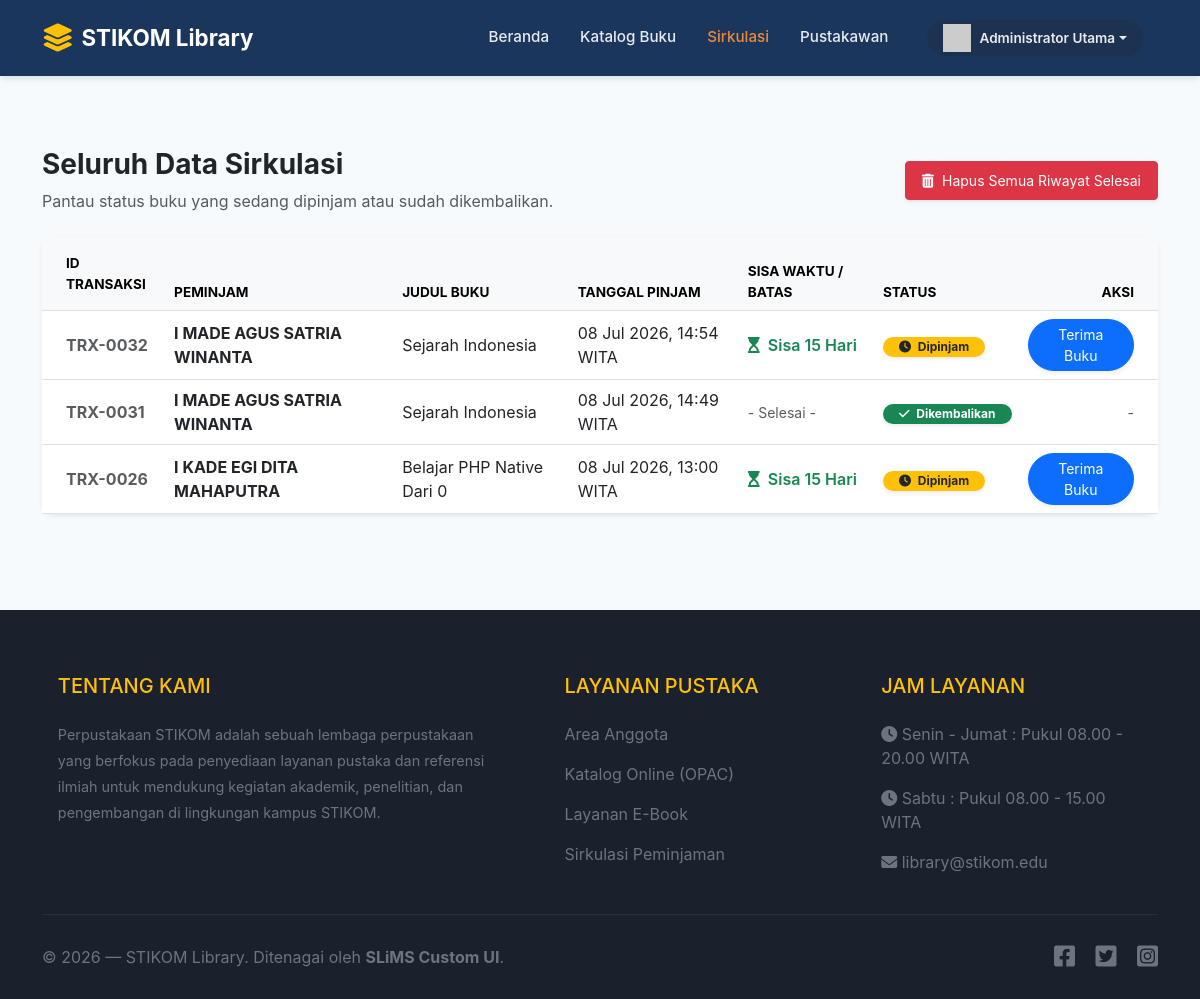
Screenshot of /peminjaman.php (signed in) with the database file from the repository.
### tables this page shows
CREATE TABLE loans (
    id INTEGER PRIMARY KEY AUTOINCREMENT, user_id INTEGER, 
    book_id INTEGER, tanggal_pinjam TEXT, status TEXT,
    FOREIGN KEY(user_id) REFERENCES users(id), FOREIGN KEY(book_id) REFERENCES books(id)
);

CREATE TABLE users (
    id INTEGER PRIMARY KEY AUTOINCREMENT, username TEXT UNIQUE, 
    password TEXT, nama_lengkap TEXT, role TEXT
, email TEXT);

CREATE TABLE books (
    id INTEGER PRIMARY KEY AUTOINCREMENT, judul TEXT, 
    pengarang TEXT, penerbit TEXT, stok INTEGER
);

### config.php (called while the page is built, shortened)
<?php
function isLoggedIn() {
    return isset($_SESSION['user_id']);
}
function hasRole($roles) {
    return isLoggedIn() && in_array($_SESSION['role'], (array)$roles);
}
?>

### peminjaman.php (the view, shortened to what this page needs)
<?php
require_once 'config.php';
if (hasRole(['Admin', 'Pustakawan'])) {
    $query = "SELECT l.*, b.judul, u.nama_lengkap FROM loans l JOIN books b ON l.book_id = b.id JOIN users u ON l.user_id = u.id ORDER BY l.id DESC";
    $stmt = $pdo->query($query);
} else {
    $query = "SELECT l.*, b.judul, u.nama_lengkap FROM loans l JOIN books b ON l.book_id = b.id JOIN users u ON l.user_id = u.id WHERE l.user_id = ? ORDER BY l.id DESC";
    $stmt = $pdo->prepare($query);
    $stmt->execute([$_SESSION['user_id']]);
}
$loans = $stmt->fetchAll();
$has_completed_loans = false;
foreach ($loans as $loan) {
    if ($loan['status'] === 'Dikembalikan') {
        $has_completed_loans = true;
        break;
    }
}
include 'header.php';
?>
<div class="container mt-5 mb-5 pt-4">
    <div class="row align-items-center mb-4">
        <div class="col-md-7">
            <h3 class="fw-bold text-dark">
                <?= hasRole(['Admin', 'Pustakawan']) ? 'Seluruh Data Sirkulasi' : 'Riwayat Peminjaman Anda' ?>
            </h3>
            <p class="text-muted mb-0">Pantau status buku yang sedang dipinjam atau sudah dikembalikan.</p>
        </div>
        <div class="col-md-5 text-md-end mt-3 mt-md-0">
            <?php if (hasRole(['Admin', 'Pustakawan']) && $has_completed_loans): ?>
                <form method="POST" onsubmit="return confirm('Apakah Anda yakin ingin menghapus SEMUA riwayat peminjaman yang sudah selesai/dikembalikan? Tindakan ini permanen.');" class="d-inline">
                    <button type="submit" class="btn btn-danger btn-sm px-3 py-2 shadow-sm">
                        <i class="fas fa-trash-alt me-1"></i> Hapus Semua Riwayat Selesai
                    </button>
                </form>
            <?php endif; ?>
        </div>
    </div>
    <div class="card border-0 shadow-sm" style="border-radius: 12px; background: #fff;">
        <div class="card-body p-0">
            <div class="table-responsive">
                <table class="table table-hover align-middle mb-0">
                    <thead class="table-light text-muted" style="font-size: 0.85rem; text-transform: uppercase;">
                        <tr>
                            <th class="ps-4 py-3">ID Transaksi</th>
                            <th>Peminjam</th>
                            <th>Judul Buku</th>
                            <th>Tanggal Pinjam</th>
                            <th>Sisa Waktu / Batas</th>
                            <th>Status</th>
                            <th class="text-end pe-4">Aksi</th>
                        </tr>
                    </thead>
                    <tbody>
                        <?php foreach($loans as $l): ?>
                        <tr>
                            <td class="ps-4 py-3 fw-bold text-muted">TRX-<?= sprintf("%04d", $l['id']) ?></td>
                            <td>
                                <div class="fw-bold text-dark"><?= htmlspecialchars($l['nama_lengkap']) ?></div>
                            </td>
                            <td><?= htmlspecialchars($l['judul']) ?></td>
                            <td><?= date('d M Y, H:i', strtotime($l['tanggal_pinjam'])) ?> WITA</td>
                            <td>
                                <?php
                                if ($l['status'] === 'Dipinjam') {
                                    $tanggal_pinjam = strtotime($l['tanggal_pinjam']);
                                    $batas_kembali = strtotime('+14 days', $tanggal_pinjam);
                                    $hari_ini = strtotime(date('Y-m-d'));
                                    $selisih_detik = $batas_kembali - $hari_ini;
                                    $sisa_hari = round($selisih_detik / (60 * 60 * 24));
                                    if ($sisa_hari < 0) {
                                        echo '<span class="text-danger fw-bold"><i class="fas fa-exclamation-circle me-1"></i> ' . $sisa_hari . ' Hari (Terlambat)</span>';
                                    } elseif ($sisa_hari == 0) {
                                        echo '<span class="text-warning fw-bold"><i class="fas fa-hourglass-half me-1"></i> Hari Ini Batasnya!</span>';
                                    } else {
                                        echo '<span class="text-success fw-semibold"><i class="fas fa-hourglass-start me-1"></i> Sisa ' . $sisa_hari . ' Hari</span>';
                                    }
                                } else {
                                    echo '<span class="text-muted small">- Selesai -</span>';
                                }
                                ?>
                            </td>
                            <td>
                                <?php if($l['status'] == 'Dipinjam'): ?>
                                    <span class="badge bg-warning text-dark rounded-pill px-3 py-1.5 shadow-sm">
                                        <i class="fas fa-clock me-1"></i> <?= $l['status'] ?>
                                    </span>
                                <?php else: ?>
                                    <span class="badge bg-success rounded-pill px-3 py-1.5 shadow-sm">
                                        <i class="fas fa-check me-1"></i> <?= $l['status'] ?>
                                    </span>
                                <?php endif; ?>
                            </td>
                            <td class="text-end pe-4">
                                <?php if ($l['status'] == 'Dipinjam' && hasRole(['Admin', 'Pustakawan'])): ?>
                                    <form method="POST" class="d-inline">
                                        <button class="btn btn-sm btn-primary rounded-pill px-3 shadow-sm" onclick="return confirm('Terima pengembalian fisik buku ini?')">
                                            Terima Buku
                                        </button>
                                    </form>
                                <?php else: ?>
                                    <span class="text-muted small">-</span>
                                <?php endif; ?>
                            </td>
                        </tr>
                        <?php endforeach; ?>
                    </tbody>
                </table>
            </div>
        </div>
    </div>
</div>
<?php include 'footer.php'; ?>

### header.php (style rules this page uses)
:root { --primary-color: #1a365d; --secondary-color: #ed8936; --bg-color: #f7fafc; }
body { background-color: var(--bg-color); font-family: -apple-system, BlinkMacSystemFont, "Segoe UI", Roboto, "Helvetica Neue", Arial, sans-serif; display: flex; flex-direction: column; min-height: 100vh; }
.card { border-radius: 10px; box-shadow: 0 4px 6px rgba(0,0,0,0.05); border: none; }

### rows the page displays
loans: id "0032", user.nama_lengkap "I MADE AGUS SATRIA WINANTA", book.judul "Sejarah Indonesia", tanggal_pinjam "08 Jul 2026, 14:54", status "Dipinjam"
loans: id "0031", user.nama_lengkap "I MADE AGUS SATRIA WINANTA", book.judul "Sejarah Indonesia", tanggal_pinjam "08 Jul 2026, 14:49", shows "- Selesai -", status "Dikembalikan"
loans: id "0026", user.nama_lengkap "I KADE EGI DITA MAHAPUTRA", book.judul "Belajar PHP Native Dari 0", tanggal_pinjam "08 Jul 2026, 13:00", status "Dipinjam"

### other values shown
$_SESSION['nama_lengkap'] "Administrator Utama"
